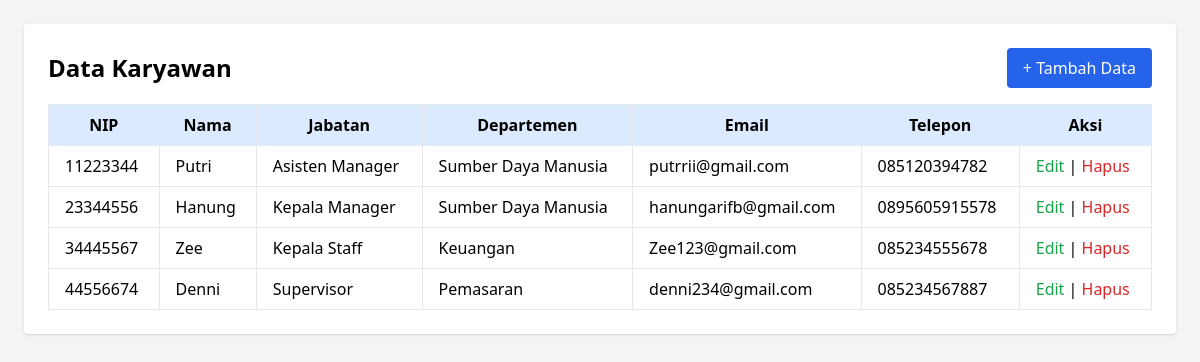
The page / on the database its author committed.
### tables this page shows
CREATE TABLE `karyawan` (
  `nip` varchar(20) NOT NULL,
  `nama` varchar(100) DEFAULT NULL,
  `jabatan` varchar(50) DEFAULT NULL,
  `departemen` varchar(50) DEFAULT NULL,
  `email` varchar(100) DEFAULT NULL,
  `telepon` varchar(20) DEFAULT NULL
);

### index.php (the view, shortened to what this page needs)
<?php include 'koneksi.php'; ?>
<!DOCTYPE html>
<html lang="en">
<head>
    <script src="https://cdn.tailwindcss.com"></script>
</head>
<body class="bg-gray-100 p-6">
    <div class="max-w-6xl mx-auto bg-white p-6 rounded shadow">
        <div class="flex justify-between items-center mb-4">
            <h2 class="text-2xl font-bold">Data Karyawan</h2>
            <a href="tambah.php" class="bg-blue-600 text-white px-4 py-2 rounded hover:bg-blue-700">+ Tambah Data</a>
        </div>
        <table class="table-auto w-full border-collapse">
            <thead class="bg-blue-100">
                <tr>
                    <th class="border px-4 py-2">NIP</th>
                    <th class="border px-4 py-2">Nama</th>
                    <th class="border px-4 py-2">Jabatan</th>
                    <th class="border px-4 py-2">Departemen</th>
                    <th class="border px-4 py-2">Email</th>
                    <th class="border px-4 py-2">Telepon</th>
                    <th class="border px-4 py-2">Aksi</th>
                </tr>
            </thead>
            <tbody>
                <?php
                $query = mysqli_query($koneksi, "SELECT * FROM karyawan");
                while($row = mysqli_fetch_assoc($query)) {
                ?>
                <tr class="hover:bg-gray-50">
                    <td class="border px-4 py-2"><?= $row['nip'] ?></td>
                    <td class="border px-4 py-2"><?= $row['nama'] ?></td>
                    <td class="border px-4 py-2"><?= $row['jabatan'] ?></td>
                    <td class="border px-4 py-2"><?= $row['departemen'] ?></td>
                    <td class="border px-4 py-2"><?= $row['email'] ?></td>
                    <td class="border px-4 py-2"><?= $row['telepon'] ?></td>
                    <td class="border px-4 py-2">
                        <a href="edit.php?nip=<?= $row['nip'] ?>" class="text-green-600 hover:underline">Edit</a> |
                        <a href="hapus.php?nip=<?= $row['nip'] ?>" onclick="return confirm('Yakin hapus?')" class="text-red-600 hover:underline">Hapus</a>
                    </td>
                </tr>
                <?php }?>
            </tbody>
        </table>
    </div>
</body>
</html>

### rows shown on the page
karyawan: nip "11223344", nama "Putri", jabatan "Asisten Manager", departemen "Sumber Daya Manusia", email "putrrii@gmail.com", telepon "085120394782"
karyawan: nip "23344556", nama "Hanung", jabatan "Kepala Manager", departemen "Sumber Daya Manusia", email "hanungarifb@gmail.com", telepon "0895605915578"
karyawan: nip "34445567", nama "Zee", jabatan "Kepala Staff", departemen "Keuangan", email "Zee123@gmail.com", telepon "085234555678"
karyawan: nip "44556674", nama "Denni", jabatan "Supervisor", departemen "Pemasaran", email "denni234@gmail.com", telepon "085234567887"
